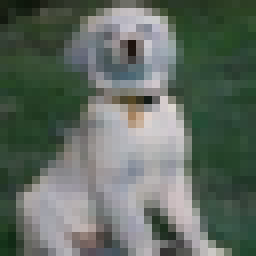
#> input picture Cat vs dog image sample/dog.png, 32 x 32 px, found by its file name (shown 8 times larger)
$ jupyter execute --allow-errors 'sewar sample .ipynb'   (shell and % lines are left out)
#> lines starting #> are read from the running program, lines starting #| are printed output that depends on the picture
[cell 1]
"""
Measuring similarity in two images using Python

https://towardsdatascience.com/measuring-similarity-in-two-images-using-python-b72233eb53c6
"""

[cell 2]
"""

Mean Squared Error (MSE)
Root Mean Squared Error (RMSE)
Peak Signal-to-Noise Ratio (PSNR)
Structural Similarity Index (SSIM)
Universal Quality Image Index (UQI)
Multi-scale Structural Similarity Index (MS-SSIM)
Erreur Relative Globale Adimensionnelle de Synthèse (ERGAS)
Spatial Correlation Coefficient (SCC)
Relative Average Spectral Error (RASE)
Spectral Angle Mapper (SAM)
Visual Information Fidelity (VIF)
The sewar library can be used to implement all of these metrics (and a few more).

"""

[cell 3]
#pip install sewar

[cell 4]
from sewar.full_ref import mse, rmse, psnr, uqi, ssim, ergas, scc, rase, sam, msssim, vifp
import cv2
import numpy as np
import random
import matplotlib.pyplot as plt

[cell 5]
def diffr(im1, im2):
    print("MSE: ", mse(im2,im1))
    print("RMSE: ", rmse(im2, im1))
    print("PSNR: ", psnr(im2, im1))
    print("SSIM: ", ssim(im2, im1))
    print("UQI: ", uqi(im2, im1))
    print("MSSSIM: ", msssim(im2, im1))
    print("ERGAS: ", ergas(im2, im1))
    print("SCC: ", scc(im2, im1))
    print("RASE: ", rase(im2, im1))
    print("SAM: ", sam(im2, im1))
    print("VIF: ", vifp(im2, im1))

[cell 6]
def shuffleImage(im):
    im = np.reshape(im, (3072)) # 32 * 32 * 3 = 3072
    random.shuffle(im)
    im = np.reshape(im, (32, 32, 3))
    return im

[cell 7]
dog1 = cv2.imread("dog.png")
#> dog1 is the input picture: shape (32, 32, 3); mean B, G, R 97.6, 106.9, 96.4
dog2 = cv2.imread("dog1.png")
cat1 = cv2.imread("cat.png")
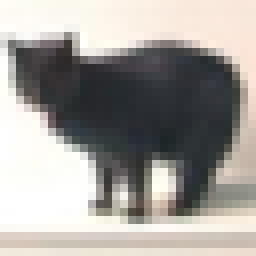
#> input picture Cat vs dog image sample/cat.png, 32 x 32 px, found by its file name (shown 8 times larger)
#> cat1 is the input picture: shape (32, 32, 3); mean B, G, R 155, 159.5, 163.1
cat2 = cv2.imread("cat1.png")
car1 = cv2.imread("car.png")
car2 = cv2.imread("car1.png")
plane1 = cv2.imread("fighter_aircraft.png")
plane2 = cv2.imread("fighter_aircraft1.png")


#Copy
sdog1 = np.copy(dog1)
sdog2 = np.copy(dog2)
scat1 = np.copy(cat1)
scat2 = np.copy(cat2)
scar1 = np.copy(car1)
scar2 = np.copy(car2)
splane1 = np.copy(plane1)
splane2 = np.copy(plane2)

#Shuffle
sdog1 = shuffleImage(sdog1)
#> in shuffleImage, `im = np.reshape(im, (3072))`: im = 3072 values, max 223 at index 1400, min 11 at index 9, mean 100.3
#> in shuffleImage, `im = np.reshape(im, (32, 32, 3))`:
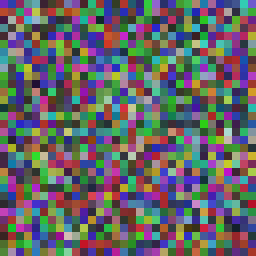
#> im: shape (32, 32, 3) (shown 8 times larger); mean of channels 0, 1, 2 101.8, 99.2, 100; drawn as B, G, R
#> (the rest of this cell did not finish here and is left out)

[cell 8]
list1 = [dog1, dog2]
fig, axs = plt.subplots(1, 2)
#> (the rest of this cell did not finish here and is left out)

[cell 9]
list1 = [sdog1, sdog2]
fig, axs = plt.subplots(1, 2)
#> (the rest of this cell did not finish here and is left out)

[cell 10]
list1 = [dog1, cat1]
fig, axs = plt.subplots(1, 2)
for idx, ax in enumerate(axs.ravel()):
    ax.imshow(list1[idx], cmap=plt.cm.binary)
    ax.axis("off")

diffr(list1[0], list1[1])
